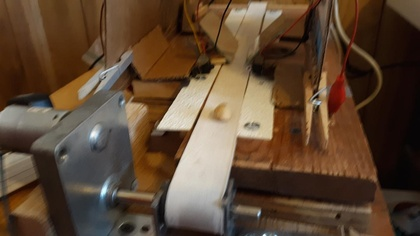
%> input picture beltsw/beltsw.jpeg, 420 x 236 px, shrunk from 1080 x 608 before the run, given in place of thumb0058.bmp, which was not available
$ octave svdsobeloct.m   (GNU Octave 9; MATLAB toolbox functions it lacks are replaced by stand-ins)
%> lines starting %> are read from the running program, lines starting %| are printed output that depends on the picture; pictures that were not available may be replaced by others from this repository, and a replacement may not be noted
clear
w = 128;
h = 128;

kx= [1 ,0 ,-1; 2,0,-2; 1, 0 ,-1];
ky= [1,2,1; 0,0, 0; -1, -2 ,-1];

I = imread("thumb0058.bmp");
%> I is the input picture: size 236x420x3 uint8; mean R, G, B 92.8, 70.8, 51.5
for i = 1:w
for j= 1:h
im1(i,j) =I(i,j,1);
endfor
endfor
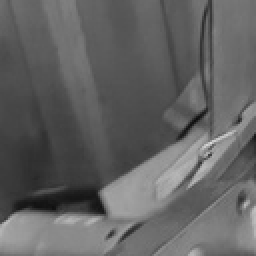
%> im1: size 128x128 uint8 (shown 2 times larger); min 13, max 218, mean 98.3
figure
imagesc(im1)
colormap 'gray'
colorbar
pca1 = svd(im1);
%> pca1 = 128 values, max 12764.5 at index 1, min 0.0506 at index 128, mean 205.9
figure
plot(pca1)
%> figure, not shown here; curve peaks at x = 1, y = 12764.5

H = conv2(double(im1),kx,'same');
V = conv2(double(im1),ky,'same');
E = sqrt(H.*H + V.*V); % or sqrt(H.^2+V.^2)
figure
imshow(E, [])

for i = 1:w
for j= 1:h
im2(i,j) =I(i,j,2);
endfor
endfor
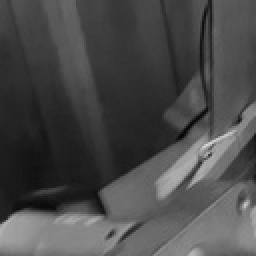
%> im2: size 128x128 uint8 (shown 2 times larger); min 0, max 218, mean 74.3
figure
imagesc(im2)
colormap 'gray'
colorbar
pca2 = svd(im2);
%> pca2 = 128 values, max 10058.1 at index 1, min 0.0137 at index 128, mean 188.3
figure
plot(pca2)
%> figure, not shown here; curve peaks at x = 1, y = 10058.1

H = conv2(double(im2),kx,'same');
V = conv2(double(im2),ky,'same');
E = sqrt(H.*H + V.*V); % or sqrt(H.^2+V.^2)
figure
imshow(E, [])


for i = 1:w
for j= 1:h
im3(i,j) =I(i,j,3);
endfor
endfor
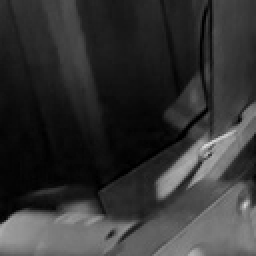
%> im3: size 128x128 uint8 (shown 2 times larger); min 0, max 221, mean 51.5
figure
imagesc(im3)
colormap 'gray'
colorbar
pca3 = svd(im3);
%> pca3 = 128 values, max 7748.3 at index 1, min 0.0167 at index 128, mean 175.1
figure
plot(pca3)
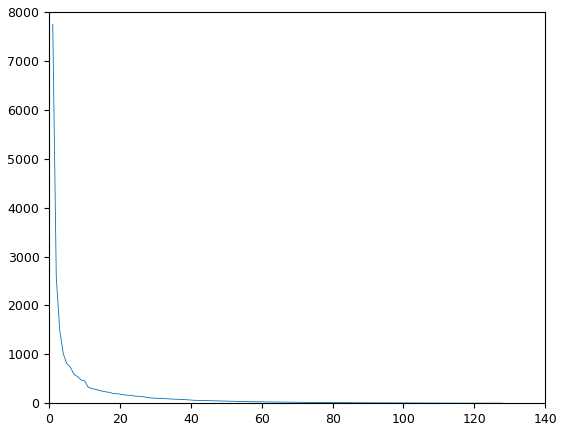
%> figure redrawn from the program's plot data; curve peaks at x = 1, y = 7748.3

H = conv2(double(im3),kx,'same');
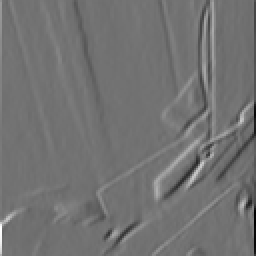
%> H: size 128x128 double (shown 2 times larger); min -537, max 660, mean 0.8; drawn with min black and max white
V = conv2(double(im3),ky,'same');
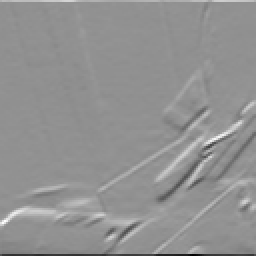
%> V: size 128x128 double (shown 2 times larger); min -679, max 509, mean 1.9; drawn with min black and max white
E = sqrt(H.*H + V.*V); % or sqrt(H.^2+V.^2)
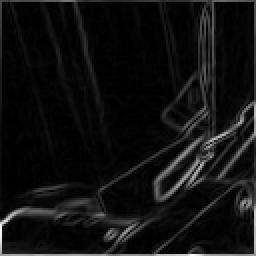
%> E: size 128x128 double (shown 2 times larger); min 0, max 679.5, mean 45.6; drawn with min black and max white
figure
imshow(E, [])

$ run again, on beltsw/sobel200z.png
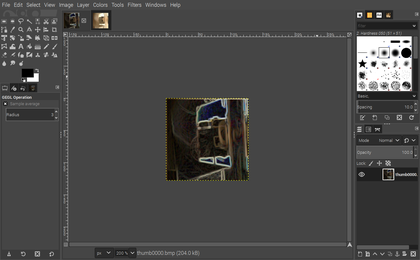
%> input picture beltsw/sobel200z.png, 420 x 260 px, shrunk from 1303 x 808 before the run, given in place of thumb0058.bmp, which was not available
%> I is the input picture: size 260x420x3 uint8; mean R, G, B 72.1, 71.7, 71
%> after the loop `for i = 1:w`:
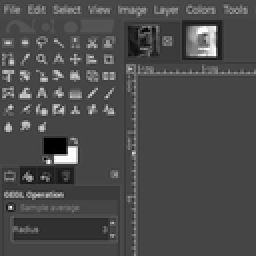
%> im1: size 128x128 uint8 (shown 2 times larger); min 0, max 255, mean 75
%> pca1 = 128 values, max 9736 at index 1, min 4.27e-16 at index 128, mean 209.3
%> `E = sqrt(H.*H + V.*V);`:
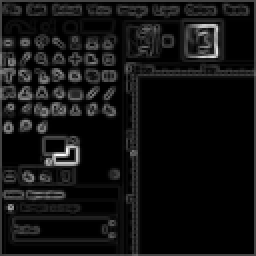
%> E: size 128x128 double (shown 2 times larger); min 0, max 1020, mean 76.6; drawn with min black and max white
%> pca2 = 128 values, max 9677.7 at index 1, min 4.11e-16 at index 128, mean 208.2
%> pca3 = 128 values, max 9598.5 at index 1, min 1.8e-16 at index 128, mean 205.5
